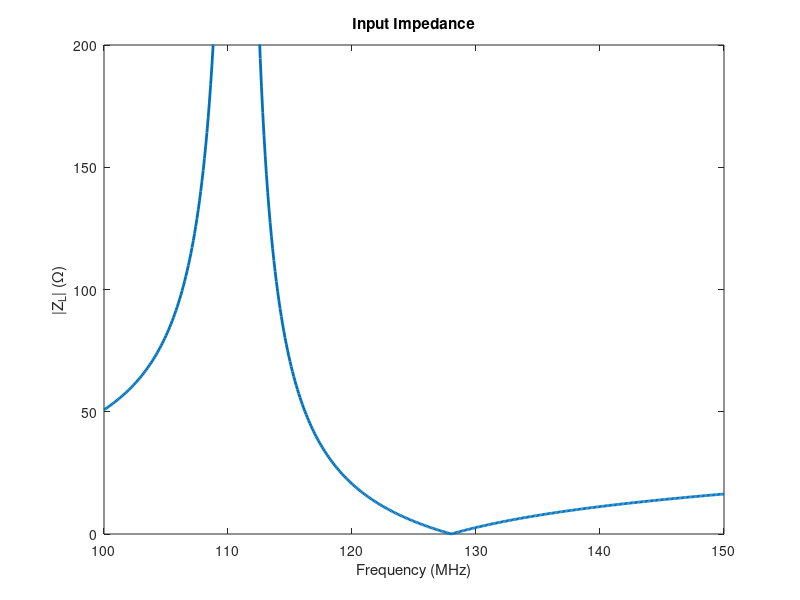

The MATLAB source for this figure:
close all;clear;
%circuit analysis of the piX excitor from Zurich Med Tech
k=.5; %coefficient of coupling
w0=2*pi*128e6;
L1=38.64e-9; %inductance values
L2=60.02e-9;
M=k*sqrt(L2*L1); %mutual inductance
C=1/(w0^2*(L2-M^2/L1)); %capacitor value

%frequency response from Laplace transform
w=[100e6:1e6:150e6]*2*pi;
V=(M/L1)*w0^2./(w0^2-w.^2);

%load impedance
ZL=(j*w0*(L1-M)+(1/(1/(j*w0*C)+j*w0*(L2-M))+1/(j*w0*M))^(-1));% at resonance
w=[100e6:1e5:150e6]*2*pi;
ZLw=(j*w.*(L1-M)+(1./(1./(j*w.*C)+j*w.*(L2-M))+1./(j*w.*M)).^(-1));
wp=1/sqrt(C*L2); %pole of impedance here
fp=wp/(2*pi)

figure;plot(w./(2*pi)*1e-6,abs(ZLw),'Linewidth',2);ylabel('|Z_L| (\Omega)');%'abs(input impedance)');
xlabel('Frequency (MHz)');axis([100 150 0 200]);%hold on;
title('Input Impedance');

